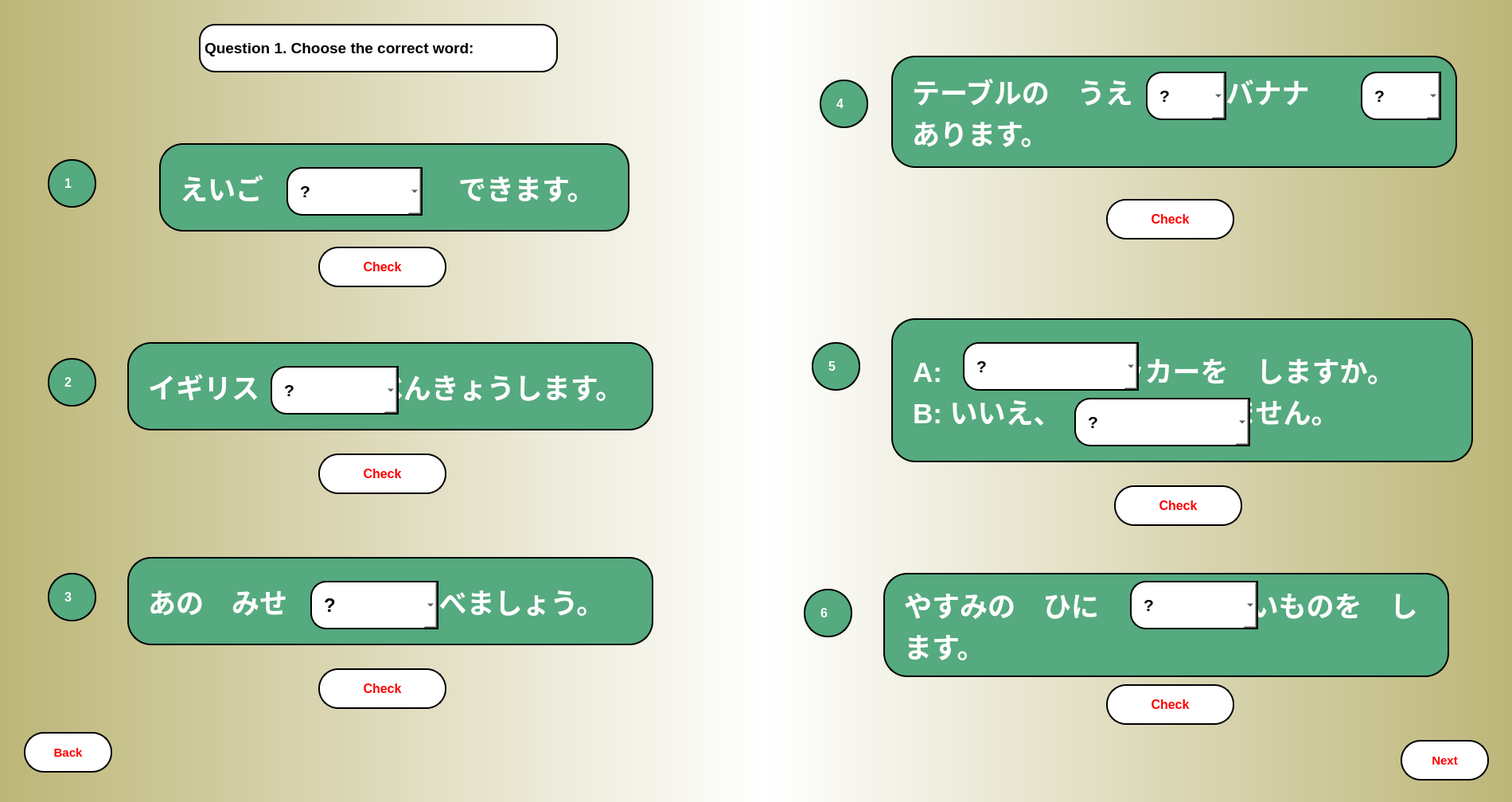
<?xml version="1.0" encoding="UTF-8"?>
<ui version="4.0">
 <class>MainWindow</class>
 <widget class="QMainWindow" name="MainWindow">
  <property name="geometry">
   <rect>
    <x>0</x>
    <y>0</y>
    <width>1900</width>
    <height>1008</height>
   </rect>
  </property>
  <property name="windowTitle">
   <string>MainWindow</string>
  </property>
  <widget class="QWidget" name="centralwidget">
   <widget class="QWidget" name="widget" native="true">
    <property name="geometry">
     <rect>
      <x>0</x>
      <y>0</y>
      <width>1911</width>
      <height>1011</height>
     </rect>
    </property>
    <widget class="QWidget" name="widget_2" native="true">
     <property name="geometry">
      <rect>
       <x>0</x>
       <y>0</y>
       <width>961</width>
       <height>1011</height>
      </rect>
     </property>
     <property name="styleSheet">
      <string notr="true">background-color: qlineargradient(spread:repeat, x1:0, y1:0, x2:1, y2:0, stop:0 rgba(189, 182, 120, 255), stop:1 rgba(255, 255, 255, 255));</string>
     </property>
     <widget class="QLabel" name="q1">
      <property name="geometry">
       <rect>
        <x>200</x>
        <y>180</y>
        <width>591</width>
        <height>111</height>
       </rect>
      </property>
      <property name="font">
       <font>
        <pointsize>26</pointsize>
        <weight>75</weight>
        <bold>true</bold>
        <strikeout>false</strikeout>
       </font>
      </property>
      <property name="mouseTracking">
       <bool>false</bool>
      </property>
      <property name="tabletTracking">
       <bool>false</bool>
      </property>
      <property name="acceptDrops">
       <bool>false</bool>
      </property>
      <property name="autoFillBackground">
       <bool>false</bool>
      </property>
      <property name="styleSheet">
       <string notr="true">border-radius: 30px;
border: 2px solid black;
padding: 15px;
background-color: rgb(85, 170, 127);
color: rgb(255, 255, 255);</string>
      </property>
      <property name="text">
       <string>えいご　　　　　　　できます。</string>
      </property>
      <property name="scaledContents">
       <bool>false</bool>
      </property>
     </widget>
     <widget class="QLabel" name="label_3">
      <property name="geometry">
       <rect>
        <x>60</x>
        <y>200</y>
        <width>61</width>
        <height>61</height>
       </rect>
      </property>
      <property name="font">
       <font>
        <pointsize>12</pointsize>
        <weight>75</weight>
        <bold>true</bold>
       </font>
      </property>
      <property name="styleSheet">
       <string notr="true">border-radius: 30px;
border: 2px solid black;
padding: 15px;
background-color: rgb(85, 170, 127);
color: rgb(255, 255, 255);</string>
      </property>
      <property name="text">
       <string>1</string>
      </property>
     </widget>
     <widget class="QComboBox" name="ans11_1">
      <property name="geometry">
       <rect>
        <x>360</x>
        <y>210</y>
        <width>171</width>
        <height>61</height>
       </rect>
      </property>
      <property name="font">
       <font>
        <pointsize>16</pointsize>
        <weight>75</weight>
        <bold>true</bold>
       </font>
      </property>
      <property name="styleSheet">
       <string notr="true">border-top-left-radius: 20px;
border-bottom-left-radius:20px;
border: 2px solid black;
padding: 15px;
background-color: rgb(255, 255, 255);</string>
      </property>
      <item>
       <property name="text">
        <string>?</string>
       </property>
      </item>
      <item>
       <property name="text">
        <string>が</string>
       </property>
      </item>
      <item>
       <property name="text">
        <string>を</string>
       </property>
      </item>
     </widget>
     <widget class="QLabel" name="label_4">
      <property name="geometry">
       <rect>
        <x>60</x>
        <y>450</y>
        <width>61</width>
        <height>61</height>
       </rect>
      </property>
      <property name="font">
       <font>
        <pointsize>12</pointsize>
        <weight>75</weight>
        <bold>true</bold>
       </font>
      </property>
      <property name="styleSheet">
       <string notr="true">border-radius: 30px;
border: 2px solid black;
padding: 15px;
background-color: rgb(85, 170, 127);
color: rgb(255, 255, 255);</string>
      </property>
      <property name="text">
       <string>2</string>
      </property>
     </widget>
     <widget class="QLabel" name="q2">
      <property name="geometry">
       <rect>
        <x>160</x>
        <y>430</y>
        <width>661</width>
        <height>111</height>
       </rect>
      </property>
      <property name="font">
       <font>
        <pointsize>26</pointsize>
        <weight>75</weight>
        <bold>true</bold>
        <strikeout>false</strikeout>
       </font>
      </property>
      <property name="mouseTracking">
       <bool>false</bool>
      </property>
      <property name="tabletTracking">
       <bool>false</bool>
      </property>
      <property name="acceptDrops">
       <bool>false</bool>
      </property>
      <property name="autoFillBackground">
       <bool>false</bool>
      </property>
      <property name="styleSheet">
       <string notr="true">border-radius: 30px;
border: 2px solid black;
padding: 15px;
background-color: rgb(85, 170, 127);
color: rgb(255, 255, 255);</string>
      </property>
      <property name="text">
       <string>イギリス               べんきょうします。</string>
      </property>
      <property name="scaledContents">
       <bool>false</bool>
      </property>
     </widget>
     <widget class="QComboBox" name="ans11_2">
      <property name="geometry">
       <rect>
        <x>340</x>
        <y>460</y>
        <width>161</width>
        <height>61</height>
       </rect>
      </property>
      <property name="font">
       <font>
        <pointsize>16</pointsize>
        <weight>75</weight>
        <bold>true</bold>
       </font>
      </property>
      <property name="styleSheet">
       <string notr="true">border-top-left-radius: 20px;
border-bottom-left-radius:20px;
border: 2px solid black;
padding: 15px;
background-color: rgb(255, 255, 255);</string>
      </property>
      <item>
       <property name="text">
        <string>?</string>
       </property>
      </item>
      <item>
       <property name="text">
        <string>で</string>
       </property>
      </item>
      <item>
       <property name="text">
        <string>に</string>
       </property>
      </item>
     </widget>
     <widget class="QLabel" name="label_5">
      <property name="geometry">
       <rect>
        <x>60</x>
        <y>720</y>
        <width>61</width>
        <height>61</height>
       </rect>
      </property>
      <property name="font">
       <font>
        <pointsize>12</pointsize>
        <weight>75</weight>
        <bold>true</bold>
       </font>
      </property>
      <property name="styleSheet">
       <string notr="true">border-radius: 30px;
border: 2px solid black;
padding: 15px;
background-color: rgb(85, 170, 127);
color: rgb(255, 255, 255);</string>
      </property>
      <property name="text">
       <string>3</string>
      </property>
     </widget>
     <widget class="QPushButton" name="check11_1">
      <property name="geometry">
       <rect>
        <x>400</x>
        <y>310</y>
        <width>161</width>
        <height>51</height>
       </rect>
      </property>
      <property name="font">
       <font>
        <pointsize>12</pointsize>
        <weight>75</weight>
        <bold>true</bold>
       </font>
      </property>
      <property name="styleSheet">
       <string notr="true">QPushButton {
border-radius: 25px;
border: 2px solid black;
padding: 15px;
background-color:rgb(255, 255, 255);
color: rgb(255, 0, 0);
}

QPushButton:pressed {
    background-color:rgb(170, 255, 255);
}</string>
      </property>
      <property name="text">
       <string>Check</string>
      </property>
     </widget>
     <widget class="QPushButton" name="check11_2">
      <property name="geometry">
       <rect>
        <x>400</x>
        <y>570</y>
        <width>161</width>
        <height>51</height>
       </rect>
      </property>
      <property name="font">
       <font>
        <pointsize>12</pointsize>
        <weight>75</weight>
        <bold>true</bold>
       </font>
      </property>
      <property name="styleSheet">
       <string notr="true">QPushButton {
border-radius: 25px;
border: 2px solid black;
padding: 15px;
background-color:rgb(255, 255, 255);
color: rgb(255, 0, 0);
}

QPushButton:pressed {
    background-color:rgb(170, 255, 255);
}</string>
      </property>
      <property name="text">
       <string>Check</string>
      </property>
     </widget>
     <widget class="QLabel" name="q2_2">
      <property name="geometry">
       <rect>
        <x>160</x>
        <y>700</y>
        <width>661</width>
        <height>111</height>
       </rect>
      </property>
      <property name="font">
       <font>
        <pointsize>26</pointsize>
        <weight>75</weight>
        <bold>true</bold>
        <strikeout>false</strikeout>
       </font>
      </property>
      <property name="mouseTracking">
       <bool>false</bool>
      </property>
      <property name="tabletTracking">
       <bool>false</bool>
      </property>
      <property name="acceptDrops">
       <bool>false</bool>
      </property>
      <property name="autoFillBackground">
       <bool>false</bool>
      </property>
      <property name="styleSheet">
       <string notr="true">border-radius: 30px;
border: 2px solid black;
padding: 15px;
background-color: rgb(85, 170, 127);
color: rgb(255, 255, 255);</string>
      </property>
      <property name="text">
       <string>あの　みせ                食べましょう。</string>
      </property>
      <property name="scaledContents">
       <bool>false</bool>
      </property>
     </widget>
     <widget class="QComboBox" name="ans11_3">
      <property name="geometry">
       <rect>
        <x>390</x>
        <y>730</y>
        <width>161</width>
        <height>61</height>
       </rect>
      </property>
      <property name="font">
       <font>
        <pointsize>18</pointsize>
        <weight>75</weight>
        <bold>true</bold>
       </font>
      </property>
      <property name="styleSheet">
       <string notr="true">border-top-left-radius: 20px;
border-bottom-left-radius:20px;
border: 2px solid black;
padding: 15px;
background-color: rgb(255, 255, 255);</string>
      </property>
      <item>
       <property name="text">
        <string>?</string>
       </property>
      </item>
      <item>
       <property name="text">
        <string>で</string>
       </property>
      </item>
      <item>
       <property name="text">
        <string>に</string>
       </property>
      </item>
     </widget>
     <widget class="QPushButton" name="check11_3">
      <property name="geometry">
       <rect>
        <x>400</x>
        <y>840</y>
        <width>161</width>
        <height>51</height>
       </rect>
      </property>
      <property name="font">
       <font>
        <pointsize>12</pointsize>
        <weight>75</weight>
        <bold>true</bold>
       </font>
      </property>
      <property name="styleSheet">
       <string notr="true">QPushButton {
border-radius: 25px;
border: 2px solid black;
padding: 15px;
background-color:rgb(255, 255, 255);
color: rgb(255, 0, 0);
}

QPushButton:pressed {
    background-color:rgb(170, 255, 255);
}</string>
      </property>
      <property name="text">
       <string>Check</string>
      </property>
     </widget>
     <widget class="QLabel" name="label">
      <property name="geometry">
       <rect>
        <x>250</x>
        <y>30</y>
        <width>451</width>
        <height>61</height>
       </rect>
      </property>
      <property name="font">
       <font>
        <pointsize>14</pointsize>
        <weight>75</weight>
        <bold>true</bold>
       </font>
      </property>
      <property name="styleSheet">
       <string notr="true">border-radius: 20px;
border: 2px solid black;
background-color: rgb(255, 255, 255);
</string>
      </property>
      <property name="text">
       <string>Question 1. Choose the correct word:</string>
      </property>
     </widget>
     <widget class="QPushButton" name="back_gr11">
      <property name="geometry">
       <rect>
        <x>30</x>
        <y>920</y>
        <width>111</width>
        <height>51</height>
       </rect>
      </property>
      <property name="font">
       <font>
        <pointsize>11</pointsize>
        <weight>75</weight>
        <bold>true</bold>
       </font>
      </property>
      <property name="styleSheet">
       <string notr="true">QPushButton {
border-radius: 25px;
border: 2px solid black;
padding: 15px;
background-color:rgb(255, 255, 255);
color: rgb(255, 0, 0);
}

QPushButton:pressed {
    background-color:rgb(170, 255, 255);
}</string>
      </property>
      <property name="text">
       <string>Back</string>
      </property>
     </widget>
    </widget>
    <widget class="QWidget" name="widget_3" native="true">
     <property name="geometry">
      <rect>
       <x>960</x>
       <y>0</y>
       <width>941</width>
       <height>1011</height>
      </rect>
     </property>
     <property name="styleSheet">
      <string notr="true">background-color: qlineargradient(spread:repeat, x1:0, y1:0, x2:1, y2:0, stop:0 rgba(189, 182, 120, 255), stop:1 rgba(255, 255, 255, 255));
background-color: qlineargradient(spread:repeat, x1:1, y1:1, x2:0, y2:1, stop:0 rgba(189, 182, 120, 255), stop:1 rgba(255, 255, 255, 255));</string>
     </property>
     <widget class="QLabel" name="label_6">
      <property name="geometry">
       <rect>
        <x>70</x>
        <y>100</y>
        <width>61</width>
        <height>61</height>
       </rect>
      </property>
      <property name="font">
       <font>
        <pointsize>12</pointsize>
        <weight>75</weight>
        <bold>true</bold>
       </font>
      </property>
      <property name="styleSheet">
       <string notr="true">border-radius: 30px;
border: 2px solid black;
padding: 15px;
background-color: rgb(85, 170, 127);
color: rgb(255, 255, 255);</string>
      </property>
      <property name="text">
       <string>4</string>
      </property>
     </widget>
     <widget class="QLabel" name="q1_2">
      <property name="geometry">
       <rect>
        <x>160</x>
        <y>70</y>
        <width>711</width>
        <height>141</height>
       </rect>
      </property>
      <property name="font">
       <font>
        <pointsize>26</pointsize>
        <weight>75</weight>
        <bold>true</bold>
        <strikeout>false</strikeout>
        <stylestrategy>PreferDefault</stylestrategy>
       </font>
      </property>
      <property name="cursor">
       <cursorShape>ArrowCursor</cursorShape>
      </property>
      <property name="mouseTracking">
       <bool>true</bool>
      </property>
      <property name="tabletTracking">
       <bool>false</bool>
      </property>
      <property name="acceptDrops">
       <bool>false</bool>
      </property>
      <property name="toolTip">
       <string>&lt;html&gt;&lt;head/&gt;&lt;body&gt;&lt;p&gt;&lt;span style=&quot; font-family:'Noto Sans JP','ヒラギノ角ゴ Pro W3','Hiragino Kaku Gothic Pro','メイリオ','Meiryo','ＭＳ Ｐゴシック','sans-serif'; font-size:20px; color:#717171; background-color:#fffdf7;&quot;&gt;テーブルの うえ           バナナ&lt;/span&gt;&lt;span style=&quot; font-family:'Noto Sans JP','ヒラギノ角ゴ Pro W3','Hiragino Kaku Gothic Pro','メイリオ','Meiryo','ＭＳ Ｐゴシック','sans-serif'; font-size:20px; font-weight:400; color:#717171; background-color:#fffdf7;&quot;/&gt;&lt;span style=&quot; font-family:'Noto Sans JP','ヒラギノ角ゴ Pro W3','Hiragino Kaku Gothic Pro','メイリオ','Meiryo','ＭＳ Ｐゴシック','sans-serif'; font-size:20px; color:#717171; background-color:#fffdf7;&quot;&gt;あります。&lt;/span&gt;&lt;/p&gt;&lt;p&gt;&lt;br/&gt;&lt;span style=&quot; font-family:'Noto Sans JP'; font-size:18px; color:#717171;&quot;/&gt;&lt;span style=&quot; font-family:'Noto Sans JP'; font-size:18px; font-weight:400; color:#717171;&quot;/&gt;&lt;a name=&quot;ui-id-4-button&quot;/&gt;&lt;a href=&quot;https://a1.marugotoweb.jp/en/grammar_topic6_11.php#nogo&quot;&gt;&lt;span style=&quot; font-family:'Verdana','Arial','sans-serif'; font-size:20px; font-weight:400; color:#666666; background-color:#fffdf7; vertical-align:middle;&quot;&gt;&lt;br/&gt;&lt;/span&gt;&lt;/a&gt;&lt;span style=&quot; font-family:'Noto Sans JP'; font-size:18px; font-weight:400; color:#717171;&quot;/&gt;&lt;a name=&quot;ui-id-4-button&quot;/&gt;&lt;a href=&quot;https://a1.marugotoweb.jp/en/grammar_topic6_11.php#nogo&quot;&gt;&lt;span style=&quot; font-family:'Verdana','Arial','sans-serif'; font-size:20px; font-weight:400; color:#666666; background-color:#fffdf7; vertical-align:middle;&quot;&gt;&lt;br/&gt;&lt;/span&gt;&lt;/a&gt;&lt;/p&gt;&lt;/body&gt;&lt;/html&gt;</string>
      </property>
      <property name="autoFillBackground">
       <bool>false</bool>
      </property>
      <property name="styleSheet">
       <string notr="true">border-radius: 30px;
border: 2px solid black;
padding: 15px;
background-color: rgb(85, 170, 127);
color: rgb(255, 255, 255);</string>
      </property>
      <property name="frameShape">
       <enum>QFrame::NoFrame</enum>
      </property>
      <property name="text">
       <string>テーブルの　うえ            バナナ                   あります。</string>
      </property>
      <property name="scaledContents">
       <bool>false</bool>
      </property>
      <property name="wordWrap">
       <bool>true</bool>
      </property>
     </widget>
     <widget class="QComboBox" name="ans11_4_1">
      <property name="geometry">
       <rect>
        <x>480</x>
        <y>90</y>
        <width>101</width>
        <height>61</height>
       </rect>
      </property>
      <property name="font">
       <font>
        <pointsize>16</pointsize>
        <weight>75</weight>
        <bold>true</bold>
       </font>
      </property>
      <property name="styleSheet">
       <string notr="true">border-top-left-radius: 20px;
border-bottom-left-radius:20px;
border: 2px solid black;
padding: 15px;
background-color: rgb(255, 255, 255);</string>
      </property>
      <item>
       <property name="text">
        <string>?</string>
       </property>
      </item>
      <item>
       <property name="text">
        <string>で</string>
       </property>
      </item>
      <item>
       <property name="text">
        <string>に</string>
       </property>
      </item>
     </widget>
     <widget class="QComboBox" name="ans11_4_2">
      <property name="geometry">
       <rect>
        <x>750</x>
        <y>90</y>
        <width>101</width>
        <height>61</height>
       </rect>
      </property>
      <property name="font">
       <font>
        <pointsize>16</pointsize>
        <weight>75</weight>
        <bold>true</bold>
       </font>
      </property>
      <property name="styleSheet">
       <string notr="true">border-top-left-radius: 20px;
border-bottom-left-radius:20px;
border: 2px solid black;
padding: 15px;
background-color: rgb(255, 255, 255);</string>
      </property>
      <item>
       <property name="text">
        <string>?</string>
       </property>
      </item>
      <item>
       <property name="text">
        <string>が</string>
       </property>
      </item>
      <item>
       <property name="text">
        <string>を</string>
       </property>
      </item>
     </widget>
     <widget class="QLabel" name="label_7">
      <property name="geometry">
       <rect>
        <x>60</x>
        <y>430</y>
        <width>61</width>
        <height>61</height>
       </rect>
      </property>
      <property name="font">
       <font>
        <pointsize>12</pointsize>
        <weight>75</weight>
        <bold>true</bold>
       </font>
      </property>
      <property name="styleSheet">
       <string notr="true">border-radius: 30px;
border: 2px solid black;
padding: 15px;
background-color: rgb(85, 170, 127);
color: rgb(255, 255, 255);</string>
      </property>
      <property name="text">
       <string>5</string>
      </property>
     </widget>
     <widget class="QPushButton" name="check11_4">
      <property name="geometry">
       <rect>
        <x>430</x>
        <y>250</y>
        <width>161</width>
        <height>51</height>
       </rect>
      </property>
      <property name="font">
       <font>
        <pointsize>12</pointsize>
        <weight>75</weight>
        <bold>true</bold>
       </font>
      </property>
      <property name="styleSheet">
       <string notr="true">QPushButton {
border-radius: 25px;
border: 2px solid black;
padding: 15px;
background-color:rgb(255, 255, 255);
color: rgb(255, 0, 0);
}

QPushButton:pressed {
    background-color:rgb(170, 255, 255);
}</string>
      </property>
      <property name="text">
       <string>Check</string>
      </property>
     </widget>
     <widget class="QLabel" name="q1_3">
      <property name="geometry">
       <rect>
        <x>160</x>
        <y>400</y>
        <width>731</width>
        <height>181</height>
       </rect>
      </property>
      <property name="font">
       <font>
        <pointsize>26</pointsize>
        <weight>75</weight>
        <bold>true</bold>
        <strikeout>false</strikeout>
        <stylestrategy>PreferDefault</stylestrategy>
       </font>
      </property>
      <property name="cursor">
       <cursorShape>ArrowCursor</cursorShape>
      </property>
      <property name="mouseTracking">
       <bool>true</bool>
      </property>
      <property name="tabletTracking">
       <bool>false</bool>
      </property>
      <property name="acceptDrops">
       <bool>false</bool>
      </property>
      <property name="toolTip">
       <string>&lt;html&gt;&lt;head/&gt;&lt;body&gt;&lt;p&gt;&lt;br/&gt;&lt;/p&gt;&lt;/body&gt;&lt;/html&gt;</string>
      </property>
      <property name="autoFillBackground">
       <bool>false</bool>
      </property>
      <property name="styleSheet">
       <string notr="true">border-radius: 30px;
border: 2px solid black;
padding: 15px;
background-color: rgb(85, 170, 127);
color: rgb(255, 255, 255);</string>
      </property>
      <property name="frameShape">
       <enum>QFrame::NoFrame</enum>
      </property>
      <property name="text">
       <string>A:                   サッカーを　しますか。                 B: いいえ、                  しません。</string>
      </property>
      <property name="scaledContents">
       <bool>false</bool>
      </property>
      <property name="wordWrap">
       <bool>true</bool>
      </property>
      <property name="margin">
       <number>5</number>
      </property>
      <property name="indent">
       <number>10</number>
      </property>
      <property name="openExternalLinks">
       <bool>false</bool>
      </property>
     </widget>
     <widget class="QComboBox" name="ans11_5_1">
      <property name="geometry">
       <rect>
        <x>250</x>
        <y>430</y>
        <width>221</width>
        <height>61</height>
       </rect>
      </property>
      <property name="font">
       <font>
        <pointsize>16</pointsize>
        <weight>75</weight>
        <bold>true</bold>
       </font>
      </property>
      <property name="styleSheet">
       <string notr="true">border-top-left-radius: 20px;
border-bottom-left-radius:20px;
border: 2px solid black;
padding: 15px;
background-color: rgb(255, 255, 255);</string>
      </property>
      <item>
       <property name="text">
        <string>?</string>
       </property>
      </item>
      <item>
       <property name="text">
        <string>よく</string>
       </property>
      </item>
      <item>
       <property name="text">
        <string>ぜんぜん</string>
       </property>
      </item>
     </widget>
     <widget class="QPushButton" name="check11_5">
      <property name="geometry">
       <rect>
        <x>440</x>
        <y>610</y>
        <width>161</width>
        <height>51</height>
       </rect>
      </property>
      <property name="font">
       <font>
        <pointsize>12</pointsize>
        <weight>75</weight>
        <bold>true</bold>
       </font>
      </property>
      <property name="styleSheet">
       <string notr="true">QPushButton {
border-radius: 25px;
border: 2px solid black;
padding: 15px;
background-color:rgb(255, 255, 255);
color: rgb(255, 0, 0);
}

QPushButton:pressed {
    background-color:rgb(170, 255, 255);
}</string>
      </property>
      <property name="text">
       <string>Check</string>
      </property>
     </widget>
     <widget class="QComboBox" name="ans11_5_2">
      <property name="geometry">
       <rect>
        <x>390</x>
        <y>500</y>
        <width>221</width>
        <height>61</height>
       </rect>
      </property>
      <property name="font">
       <font>
        <pointsize>16</pointsize>
        <weight>75</weight>
        <bold>true</bold>
       </font>
      </property>
      <property name="styleSheet">
       <string notr="true">border-top-left-radius: 20px;
border-bottom-left-radius:20px;
border: 2px solid black;
padding: 15px;
background-color: rgb(255, 255, 255);</string>
      </property>
      <item>
       <property name="text">
        <string>?</string>
       </property>
      </item>
      <item>
       <property name="text">
        <string>よく</string>
       </property>
      </item>
      <item>
       <property name="text">
        <string>あまり</string>
       </property>
      </item>
     </widget>
     <widget class="QLabel" name="label_8">
      <property name="geometry">
       <rect>
        <x>50</x>
        <y>740</y>
        <width>61</width>
        <height>61</height>
       </rect>
      </property>
      <property name="font">
       <font>
        <pointsize>12</pointsize>
        <weight>75</weight>
        <bold>true</bold>
       </font>
      </property>
      <property name="styleSheet">
       <string notr="true">border-radius: 30px;
border: 2px solid black;
padding: 15px;
background-color: rgb(85, 170, 127);
color: rgb(255, 255, 255);</string>
      </property>
      <property name="text">
       <string>6</string>
      </property>
     </widget>
     <widget class="QLabel" name="q2_3">
      <property name="geometry">
       <rect>
        <x>150</x>
        <y>720</y>
        <width>711</width>
        <height>131</height>
       </rect>
      </property>
      <property name="font">
       <font>
        <pointsize>26</pointsize>
        <weight>75</weight>
        <bold>true</bold>
        <strikeout>false</strikeout>
       </font>
      </property>
      <property name="mouseTracking">
       <bool>false</bool>
      </property>
      <property name="tabletTracking">
       <bool>false</bool>
      </property>
      <property name="acceptDrops">
       <bool>false</bool>
      </property>
      <property name="autoFillBackground">
       <bool>false</bool>
      </property>
      <property name="styleSheet">
       <string notr="true">border-radius: 30px;
border: 2px solid black;
padding: 15px;
background-color: rgb(85, 170, 127);
color: rgb(255, 255, 255);</string>
      </property>
      <property name="text">
       <string>やすみの　ひに                かいものを　します。</string>
      </property>
      <property name="scaledContents">
       <bool>false</bool>
      </property>
      <property name="wordWrap">
       <bool>true</bool>
      </property>
     </widget>
     <widget class="QComboBox" name="ans11_6">
      <property name="geometry">
       <rect>
        <x>460</x>
        <y>730</y>
        <width>161</width>
        <height>61</height>
       </rect>
      </property>
      <property name="font">
       <font>
        <pointsize>16</pointsize>
        <weight>75</weight>
        <bold>true</bold>
       </font>
      </property>
      <property name="styleSheet">
       <string notr="true">border-top-left-radius: 20px;
border-bottom-left-radius:20px;
border: 2px solid black;
padding: 15px;
background-color: rgb(255, 255, 255);</string>
      </property>
      <item>
       <property name="text">
        <string>?</string>
       </property>
      </item>
      <item>
       <property name="text">
        <string>ときどき</string>
       </property>
      </item>
      <item>
       <property name="text">
        <string>あまり</string>
       </property>
      </item>
     </widget>
     <widget class="QPushButton" name="check11_6">
      <property name="geometry">
       <rect>
        <x>430</x>
        <y>860</y>
        <width>161</width>
        <height>51</height>
       </rect>
      </property>
      <property name="font">
       <font>
        <pointsize>12</pointsize>
        <weight>75</weight>
        <bold>true</bold>
       </font>
      </property>
      <property name="styleSheet">
       <string notr="true">QPushButton {
border-radius: 25px;
border: 2px solid black;
padding: 15px;
background-color:rgb(255, 255, 255);
color: rgb(255, 0, 0);
}

QPushButton:pressed {
    background-color:rgb(170, 255, 255);
}</string>
      </property>
      <property name="text">
       <string>Check</string>
      </property>
     </widget>
     <widget class="QPushButton" name="nextp2_11">
      <property name="geometry">
       <rect>
        <x>800</x>
        <y>930</y>
        <width>111</width>
        <height>51</height>
       </rect>
      </property>
      <property name="font">
       <font>
        <pointsize>11</pointsize>
        <weight>75</weight>
        <bold>true</bold>
       </font>
      </property>
      <property name="styleSheet">
       <string notr="true">QPushButton {
border-radius: 25px;
border: 2px solid black;
padding: 15px;
background-color:rgb(255, 255, 255);
color: rgb(255, 0, 0);
}

QPushButton:pressed {
    background-color:rgb(170, 255, 255);
}</string>
      </property>
      <property name="text">
       <string>Next</string>
      </property>
     </widget>
    </widget>
   </widget>
  </widget>
 </widget>
 <resources/>
 <connections/>
</ui>
